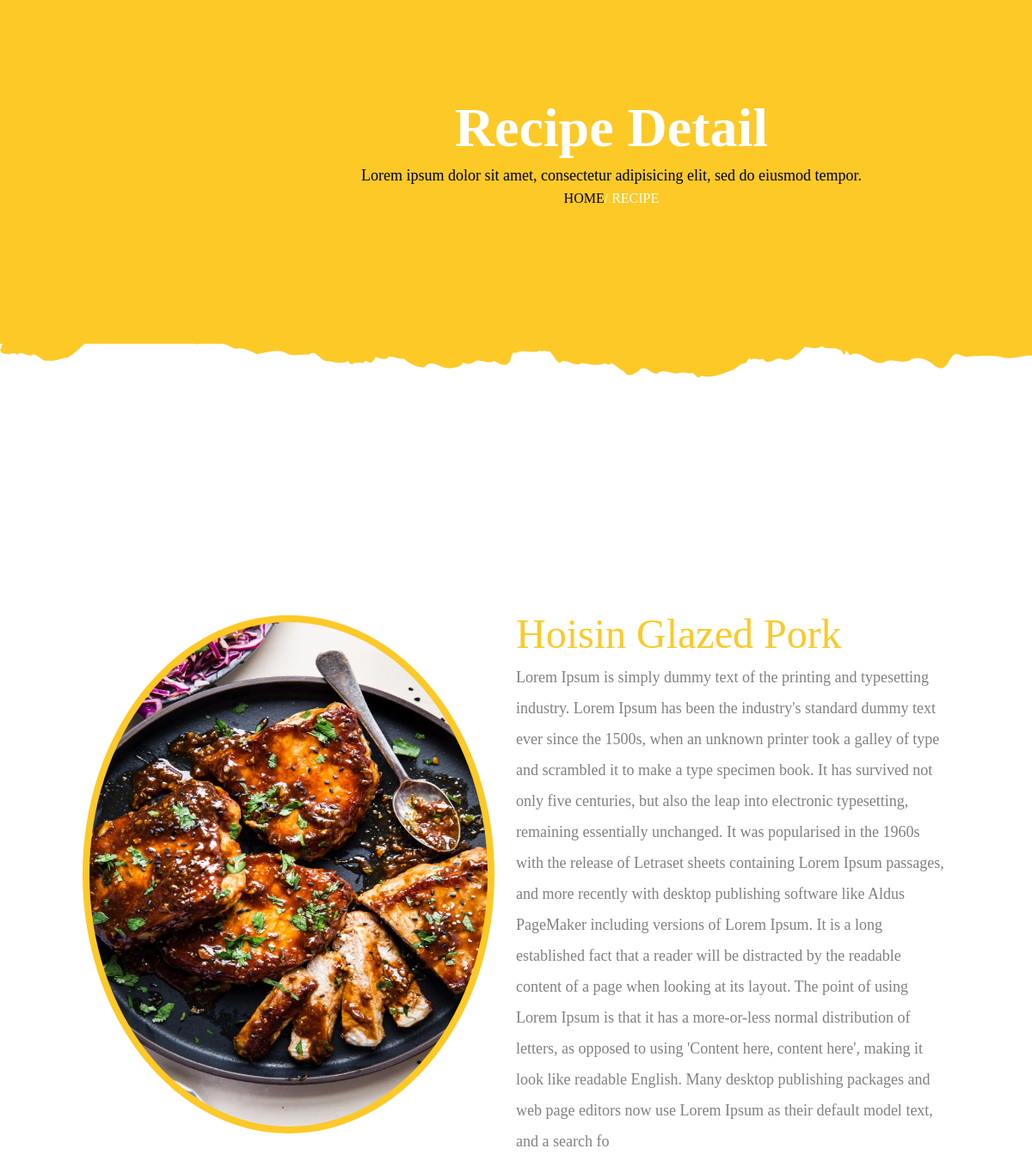
Page /view_page.php?pid=2 (signed in) on the committed database.
### tables this page shows
CREATE TABLE `products` (
  `id` int(255) NOT NULL,
  `name` varchar(255) NOT NULL,
  `product_detail` varchar(1000) NOT NULL,
  `image` varchar(255) NOT NULL
);

### view_page.php (the view, shortened to what this page needs)
<?php
    include 'connection.php';
?>
<!DOCTYPE html>
<html lang="en">
<head>
    <link rel="stylesheet" href="https://cdn.jsdelivr.net/npm/bootstrap-icons@1.9.1/font/bootstrap-icons.css">
    <link rel="stylesheet" href="style/main.css">
</head>
<body>
    <div class="banner">
        <div class="detail">
            <h1>Recipe detail</h1>
            <p>Lorem ipsum dolor sit amet, consectetur adipisicing elit, sed do eiusmod
            tempor.</p>
            <a href="index.php">home</a><span>/ Recipe</span>
        </div>
    </div>
    <section class="view_page">
            <?php
                if (isset($_GET['pid'])) {
                    $pid = $_GET['pid'];
                    $select_products = mysqli_query($conn, "SELECT * FROM `products` WHERE id = '$pid'") or die('query failed');
                    if (mysqli_num_rows($select_products)>0) {
                        while($fetch_products = mysqli_fetch_assoc($select_products)){
            ?>
            <form method="post">
                <img src="image/<?php echo $fetch_products['image']; ?>">
                <div class="detail">
                    <div class="name"><?php echo $fetch_products['name']; ?></div>
                    <div class="detail"><?php echo $fetch_products['product_detail']; ?></div>
                </div>
            </form>
            <?php
                        }
                    }
                }
            ?>
    </section>
</body>
</html>

### style/main.css (style rules this page uses)
* { margin: 0; padding: 0; box-sizing: border-box; }
:root { --box-shadow: 0px 0px 0px 7px rgb(255 255 255/40%); --box-shadow2: 0 .5rem 1rem rgba(0, 0, 0, 0.1); --orange: #fcc927; }
a { text-decoration: none; }
.banner { background: var(--orange); width: 100%; height: 50vh; position: relative; z-index: 1; }
.banner::before { position: absolute; content: ''; bottom: -18%; right: 0; width: 316px; height: 245px; background-size: 314px; background-repeat: no-repeat; }
.banner .detail { position: absolute; padding: 7rem 0; left: 35%; text-align: center; z-index: 200; }
.banner .detail h1 { font-size: 4rem; color: #fff; text-transform: capitalize; }
.banner .detail p { font-size: 18px; line-height: 2; }
.banner .detail a { text-transform: uppercase; color: #000; }
.banner .detail span { color: #fff; text-transform: uppercase; }
.view_page { padding: 5% 8%; }
.view_page form { display: grid; grid-template-columns: repeat(auto-fit, minmax(35px, 1fr)); justify-content: center; align-items: center; }
.view_page form img { width: 95%; height: 85%; padding: .5rem; border-radius: 50%; background: var(--orange); }
.view_page form .name { font-size: 3rem; margin-bottom: -1rem; text-transform: capitalize; color: var(--orange); }
.view_page form .detail, .view_page form .price { font-size: 18px; color: gray; line-height: 2; }

### rows in the picture
products: image (picture), name "Hoisin Glazed Pork", product_detail "Lorem Ipsum is simply dummy text of the printing and typesetting industry. Lorem Ipsum has been the industry's standard dummy text ever since the 1500s, when an unknown printer took a galley of type and scrambled it to make a type specimen book. It has survived not only five centuries, but also the leap into electronic typesetting, remaining essentially unchanged. It was popularised in the 1960s with the release of Letraset sheets containing Lorem Ipsum passages, and more recently with desktop publishing software like Aldus PageMaker including versions of Lorem Ipsum. It is a long established fact that a reader will be distracted by the readable content of a page when looking at its layout.…"
